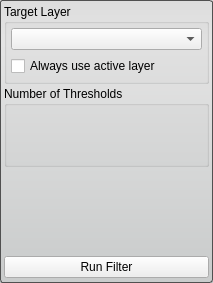
<?xml version="1.0" encoding="UTF-8"?>
<ui version="4.0">
 <class>OtsuThresholdFilterInterface</class>
 <widget class="QWidget" name="OtsuThresholdFilterInterface">
  <property name="geometry">
   <rect>
    <x>0</x>
    <y>0</y>
    <width>213</width>
    <height>283</height>
   </rect>
  </property>
  <property name="sizePolicy">
   <sizepolicy hsizetype="Preferred" vsizetype="Fixed">
    <horstretch>0</horstretch>
    <verstretch>0</verstretch>
   </sizepolicy>
  </property>
  <property name="minimumSize">
   <size>
    <width>213</width>
    <height>132</height>
   </size>
  </property>
  <property name="maximumSize">
   <size>
    <width>16777215</width>
    <height>16777215</height>
   </size>
  </property>
  <property name="baseSize">
   <size>
    <width>650</width>
    <height>0</height>
   </size>
  </property>
  <property name="windowTitle">
   <string>Otsu Threshold Filter</string>
  </property>
  <property name="styleSheet">
   <string notr="true">QWidget#OtsuThresholdFilterInterface{
	border-radius: 3px;
	border: 1px solid rgb(80, 80,80);
	background-color: qlineargradient(spread:pad, x1:0.5, y1:0, x2:0.5, y2:0.960227, stop:0 rgba(221, 221, 221, 255), stop:0.155779 rgba(228, 228, 228, 255), stop:1 rgba(202, 204, 204, 255));      
}</string>
  </property>
  <layout class="QVBoxLayout" name="verticalLayout">
   <property name="spacing">
    <number>2</number>
   </property>
   <property name="leftMargin">
    <number>4</number>
   </property>
   <property name="topMargin">
    <number>4</number>
   </property>
   <property name="rightMargin">
    <number>4</number>
   </property>
   <property name="bottomMargin">
    <number>0</number>
   </property>
   <item>
    <widget class="QGroupBox" name="target_groupbox_">
     <property name="title">
      <string>Target Layer</string>
     </property>
     <layout class="QVBoxLayout" name="verticalLayout_4">
      <property name="margin">
       <number>4</number>
      </property>
      <item>
       <widget class="QtUtils::QtDropableComboBox" name="target_layer_">
        <property name="sizePolicy">
         <sizepolicy hsizetype="Ignored" vsizetype="Fixed">
          <horstretch>0</horstretch>
          <verstretch>0</verstretch>
         </sizepolicy>
        </property>
       </widget>
      </item>
      <item>
       <widget class="QWidget" name="widget_4" native="true">
        <property name="minimumSize">
         <size>
          <width>0</width>
          <height>20</height>
         </size>
        </property>
        <layout class="QHBoxLayout" name="horizontalLayout_3">
         <property name="spacing">
          <number>0</number>
         </property>
         <property name="margin">
          <number>0</number>
         </property>
         <item>
          <widget class="QCheckBox" name="use_active_layer_">
           <property name="text">
            <string>Always use active layer</string>
           </property>
          </widget>
         </item>
        </layout>
       </widget>
      </item>
     </layout>
    </widget>
   </item>
   <item>
    <widget class="QGroupBox" name="groupBox">
     <property name="title">
      <string>Number of Thresholds</string>
     </property>
     <layout class="QHBoxLayout" name="horizontalLayout_2">
      <property name="leftMargin">
       <number>4</number>
      </property>
      <property name="topMargin">
       <number>2</number>
      </property>
      <property name="rightMargin">
       <number>4</number>
      </property>
      <property name="bottomMargin">
       <number>4</number>
      </property>
      <item>
       <widget class="QtUtils::QtSliderIntCombo" name="amount_" native="true"/>
      </item>
     </layout>
    </widget>
   </item>
   <item>
    <widget class="QtUtils::QtHistogramWidget" name="histogram_" native="true"/>
   </item>
   <item>
    <widget class="QWidget" name="widget" native="true">
     <property name="minimumSize">
      <size>
       <width>0</width>
       <height>32</height>
      </size>
     </property>
     <property name="maximumSize">
      <size>
       <width>16777215</width>
       <height>32</height>
      </size>
     </property>
     <layout class="QHBoxLayout" name="horizontalLayout">
      <property name="spacing">
       <number>0</number>
      </property>
      <property name="margin">
       <number>0</number>
      </property>
      <item>
       <widget class="QPushButton" name="runFilterButton">
        <property name="layoutDirection">
         <enum>Qt::RightToLeft</enum>
        </property>
        <property name="text">
         <string>Run Filter</string>
        </property>
       </widget>
      </item>
     </layout>
    </widget>
   </item>
  </layout>
 </widget>
 <customwidgets>
  <customwidget>
   <class>QtUtils::QtHistogramWidget</class>
   <extends>QWidget</extends>
   <header location="global">QtUtils/Widgets/QtHistogramWidget.h</header>
   <container>1</container>
  </customwidget>
  <customwidget>
   <class>QtUtils::QtDropableComboBox</class>
   <extends>QComboBox</extends>
   <header location="global">QtUtils/Widgets/QtDropableComboBox.h</header>
  </customwidget>
  <customwidget>
   <class>QtUtils::QtSliderIntCombo</class>
   <extends>QWidget</extends>
   <header location="global">QtUtils/Widgets/QtSliderIntCombo.h</header>
   <container>1</container>
  </customwidget>
 </customwidgets>
 <resources/>
 <connections/>
</ui>
